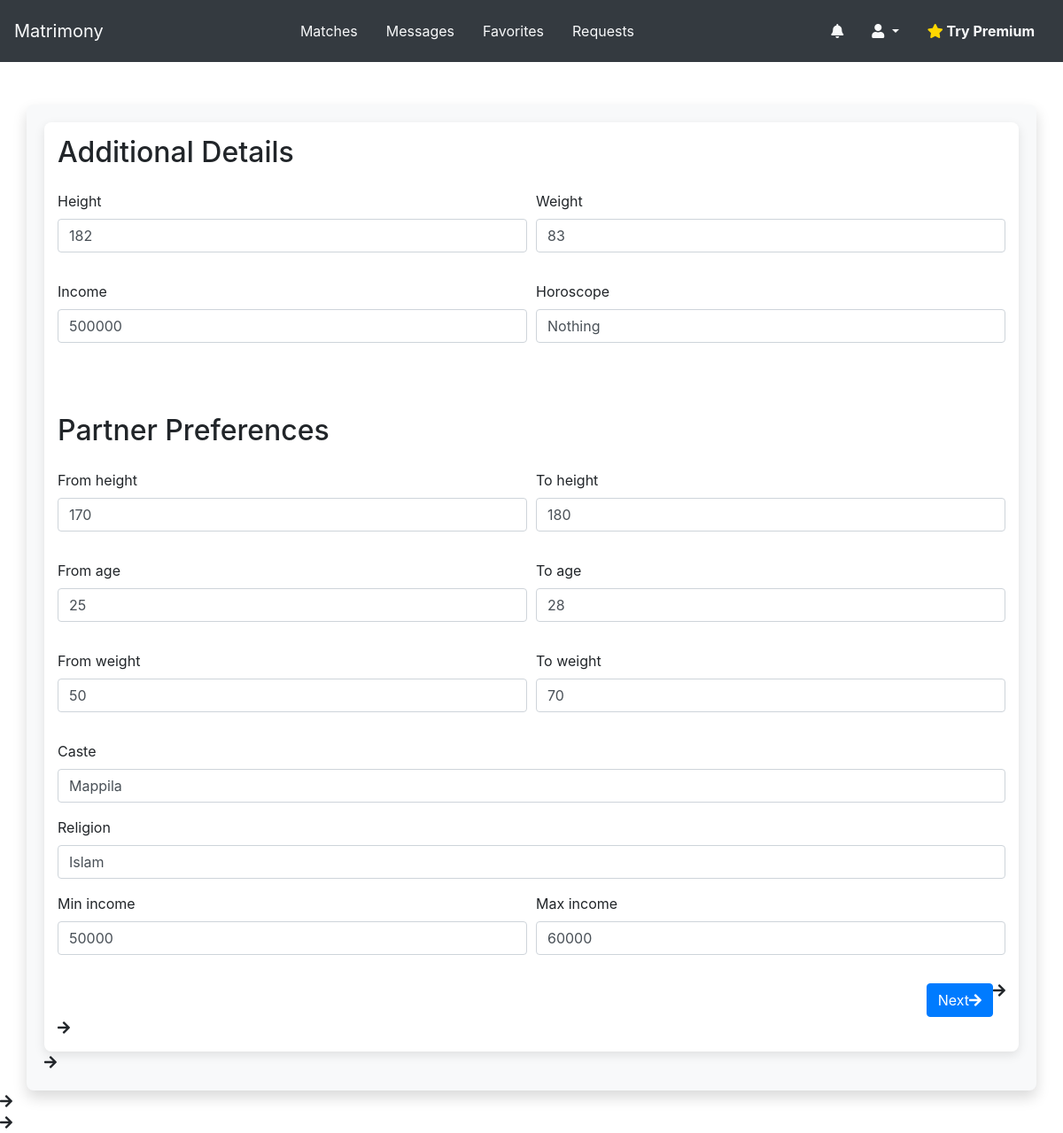
Screenshot of /partner/ (signed in) with the database file from the repository.
### app/models.py (models this page shows, shortened)
class Partner(models.Model):
    user = models.OneToOneField(User,on_delete=models.CASCADE)
    height = models.IntegerField(blank=True,null=True)
    weight = models.IntegerField(blank=True,null=True)
    income = models.CharField(max_length=100,blank=True)
    horoscope = models.CharField(max_length=100,blank=True)
    from_height = models.IntegerField(blank=True,null=True)
    to_height =models.IntegerField(blank=True,null=True)
    from_age =models.IntegerField(null=True,blank=True)
    to_age = models.IntegerField(null=True,blank=True)
    from_weight = models.IntegerField(blank=True,null=True)
    to_weight = models.IntegerField(blank=True,null=True)
    caste = models.ForeignKey(Caste,on_delete=models.CASCADE,blank=True,null=True)
    religion = models.ForeignKey(Religion,on_delete=models.CASCADE,blank=True,null=True)
    min_income = models.IntegerField(blank=True,null=True)
    max_income = models.IntegerField(blank=True,null=True)

### app/views.py (the view)
# urls.py: path('partner/',partner,name='partner'),
def partner(request):
    partner, created = Partner.objects.get_or_create(user=request.user)
    if request.method == 'POST':
        form = PartnerForm(request.POST, instance=partner)
        if form.is_valid():
            partner = form.save(commit=False)
            partner.user = request.user
            partner.save()
            messages.success(request, 'Partner profile saved successfully.')
            return redirect('accounts:about_details')
        else:
            messages.error(request, 'Please correct the error below.')
    else:
        form = PartnerForm(instance=partner)
    return render(request, 'user/partner.html', {'form': form})

### app/models.py (called while the page is built)
    def __str__(self):
        return self.name

    def __str__(self):
        return self.name

### templates/user/partner.html (shortened to what this page needs)
{% extends 'shared/base.html' %}
{% block content %}
<html lang="en">
<head>
    <link href="https://stackpath.bootstrapcdn.com/bootstrap/4.5.2/css/bootstrap.min.css" rel="stylesheet">
    <link href="https://cdnjs.cloudflare.com/ajax/libs/select2/4.0.13/css/select2.min.css" rel="stylesheet" />
</head>
<body>
    <div class="container mt-5 container-box">
        <div class="form-container">
            <h2 class="mb-4">Additional Details</h2>
            <form method="POST" action="{% url 'app:partner' %}">
                <div class="form-row">
                    <div class="form-group col-md-6">
                        {% include 'components/form_field.html' with field=form.height %}
                    </div>
                    <div class="form-group col-md-6">
                        {% include 'components/form_field.html' with field=form.weight %}
                    </div>
                </div>
                <div class="form-row">
                    <div class="form-group col-md-6">
                        {% include 'components/form_field.html' with field=form.income %}
                    </div>
                    <div class="form-group col-md-6">
                        {% include 'components/form_field.html' with field=form.horoscope %}
                    </div>
                </div>
                <h2 class="mb-4 mt-5">Partner Preferences</h2>
                <div class="form-row">
                    <div class="form-group col-md-6">
                        {% include 'components/form_field.html' with field=form.from_height %}
                    </div>
                    <div class="form-group col-md-6">
                        {% include 'components/form_field.html' with field=form.to_height %}
                    </div>
                </div>
                <div class="form-row">
                    <div class="form-group col-md-6">
                        {% include 'components/form_field.html' with field=form.from_age %}
                    </div>
                    <div class="form-group col-md-6">
                        {% include 'components/form_field.html' with field=form.to_age %}
                    </div>
                </div>
                <div class="form-row">
                    <div class="form-group col-md-6">
                        {% include 'components/form_field.html' with field=form.from_weight %}
                    </div>
                    <div class="form-group col-md-6">
                        {% include 'components/form_field.html' with field=form.to_weight %}
                    </div>
                </div>
                <div class="form-group">
                    {% include 'components/form_field.html' with field=form.caste %}
                </div>
                <div class="form-group">
                    {% include 'components/form_field.html' with field=form.religion %}
                </div>
                <div class="form-row">
                    <div class="form-group col-md-6">
                        {% include 'components/form_field.html' with field=form.min_income %}
                    </div>
                    <div class="form-group col-md-6">
                        {% include 'components/form_field.html' with field=form.max_income %}
                    </div>
                </div>
                <div class="d-flex justify-content-end">
                    <button type="submit" class="btn btn-primary">Next<i class="fas fa-arrow-right"></button>
                </div>
            </form>
        </div>
    </div>
</body>
</html>
{% endblock content %}

### templates/components/form_field.html (shortened to what this page needs)
<div class="form-group">
    <label for="{{ field.id_for_label }}">
        {{ field.label }}{% if field.field.required %} <span class="text-danger">*</span>{% endif %}
    </label>
    {{ field }}
</div>

### templates/user/partner.html (style rules this page uses)
.container-box { box-shadow: 0 0.5rem 1rem rgba(0, 0, 0, 0.15); padding: 20px; background-color: #f8f9fa; border-radius: 8px; }
.form-container { box-shadow: 0 0.25rem 0.75rem rgba(0, 0, 0, 0.1); padding: 15px; background-color: #ffffff; border-radius: 8px; }

### rows the page displays
Partner: height "182", weight "83", income "500000", horoscope "Nothing", from_height "170", to_height "180", from_age "25", to_age "28", from_weight "50", to_weight "70", caste "Mappila", religion "Islam", min_income "50000", max_income "60000"

### other values shown
{{ field.label }} "Height Weight Income Horoscope From height To height From age To age From weight To weight Caste Religion Min income Max income"
